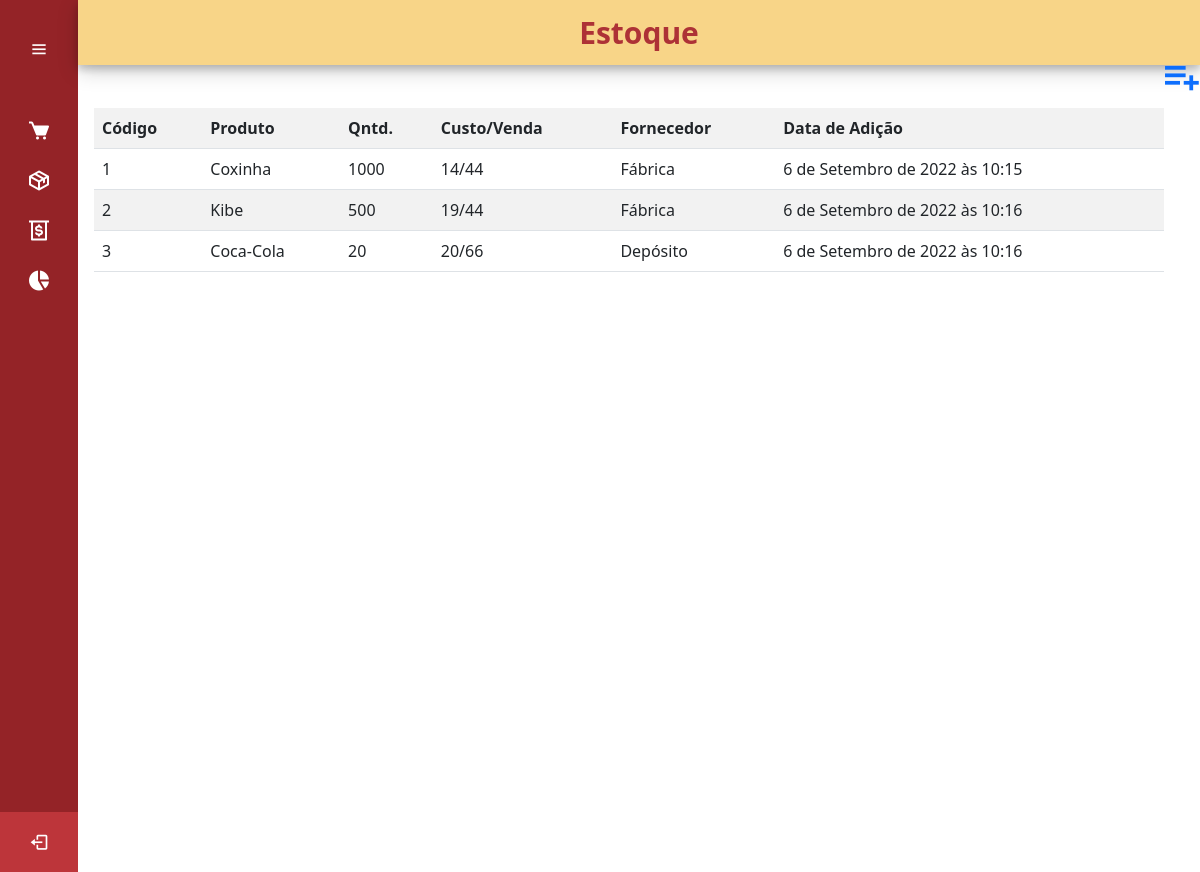
Page /estoque on the earlier database version.
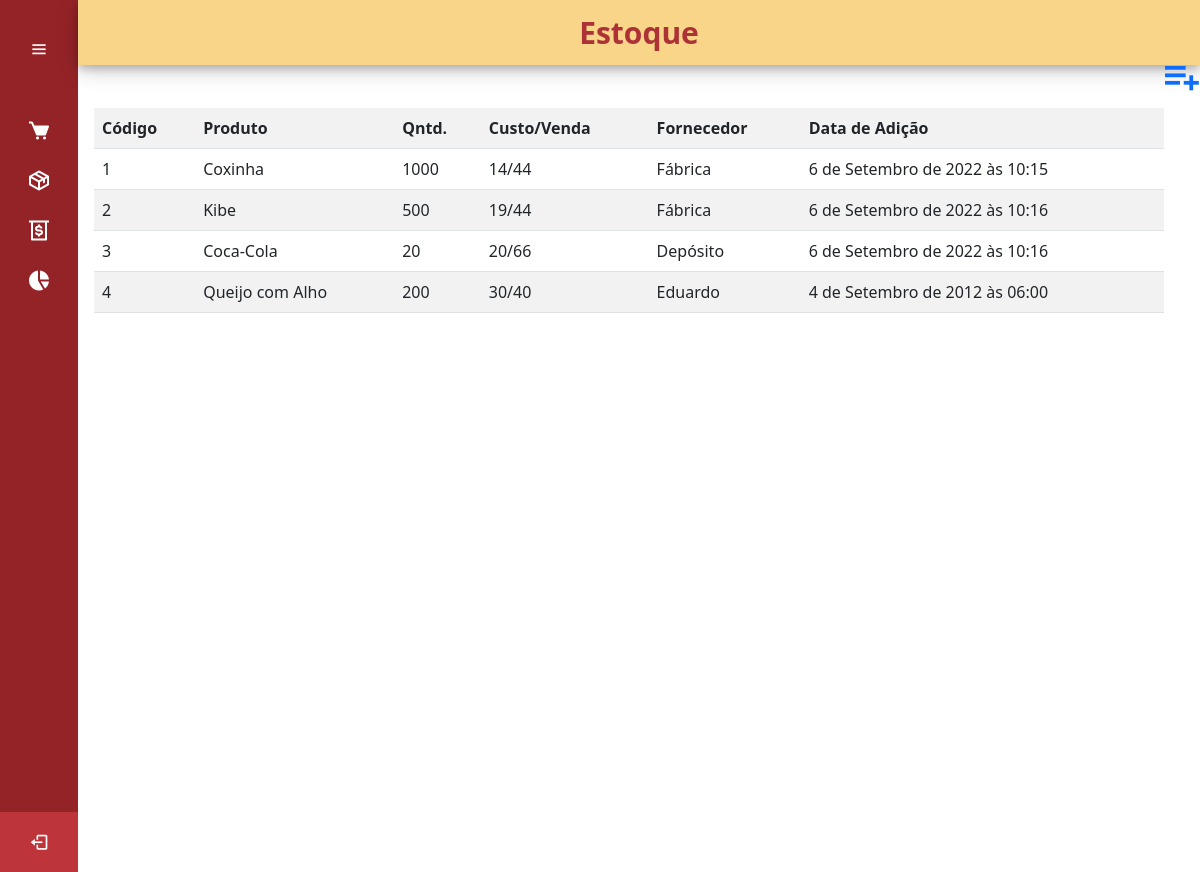
Same page on the later database version.
### cadastro/models.py (models this page shows, shortened)
class ListaProdutos(models.Model):
    nome_produto = models.CharField(max_length=50, verbose_name='Produto')
    quantidade_produto = models.IntegerField(verbose_name='Qntd.')
    custo_venda = models.CharField(max_length=10, verbose_name='Custo/Venda')
    fornecedor = models.CharField(max_length=50, verbose_name='Fornecedor')
    data_adicao = models.DateTimeField(verbose_name='Data de Adição')

### cadastro/views.py (the view)
# urls.py: path('estoque',views.estoqueList, name='estoque'),
def estoqueList(request):
    qs = ListaProdutos.objects.all()
    return render(request, "paginas/listas/estoque.html", {'object_list':qs})

### paginas/templates/paginas/listas/estoque.html (shortened to what this page needs)
{% extends 'paginas/modelo.html' %}
{% load static %}
{% block conteudo %}
<div class="home_content">
    <div class="conteudo_pagina">
        <div class="col-8">
            <a type="button" data-bs-toggle="modal" data-bs-target="#exampleModal"
                class="position-absolute top-0 start-100 translate-middle" style="font-size: 45px;">
                <i class='bx bx-list-plus' undefined></i>
            </a>
        </div>
                        {% include 'cadastro/add.html' %}
        <div class="table-responsive">
            <table class="table table-striped">
                <tr>
                    <th>Código</th>
                    <th>Produto</th>
                    <th>Qntd.</th>
                    <th>Custo/Venda</th>
                    <th>Fornecedor</th>
                    <th>Data de Adição</th>
                </tr>
                {% for produto in object_list %}
                <tr>
                    <td>{{ produto.pk }}</td>
                    <td>{{ produto.nome_produto }}</td>
                    <td>{{ produto.quantidade_produto }}</td>
                    <td>{{ produto.custo_venda }}</td>
                    <td>{{ produto.fornecedor }}</td>
                    <td>{{ produto.data_adicao }}</td>
                </tr>
                {% empty %}
                <tr>
                    <td colspan="3">Nenhum campo registrado</td>
                </tr>
                {% endfor %}
        </div>
        <a href="">
            <box-icon name='list-plus'></box-icon>
        </a>
    </div>
    {% endblock %}

Differences in the rows shown:
added ListaProdutos: pk "4", nome_produto "Queijo com Alho", quantidade_produto "200", custo_venda "30/40", fornecedor "Eduardo", data_adicao "4 de Setembro de 2012 às 06:00"
